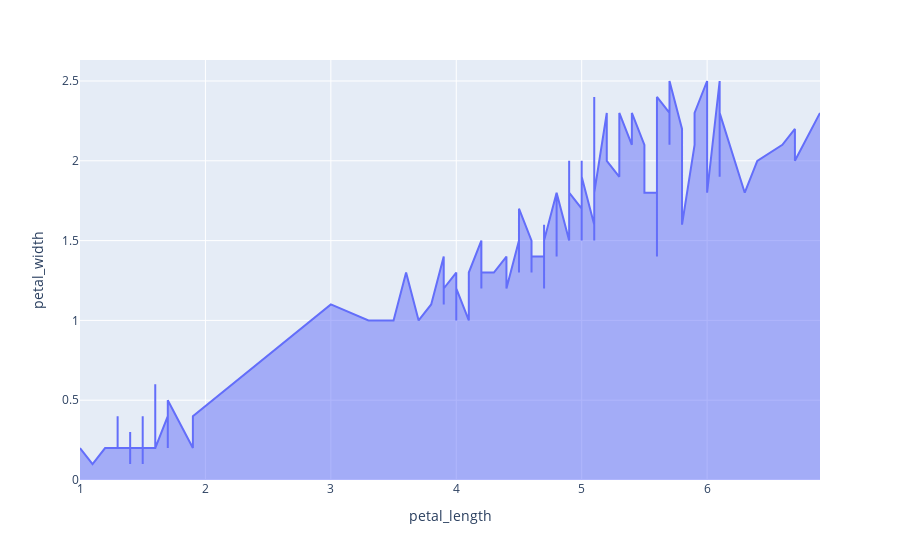

Notebook code cell kept with this figure:
### Code cell
import plotly.express as px
px.area(df,x="petal_length",y="petal_width")

### Figure 1 — Plotly figure (JSON) as saved in the notebook; plotly's stock layout.template omitted (floating-point values rounded to 4 significant figures; data arrays with more than 128 entries replaced by an {"elided": "..."} marker saying what was removed)
{"data": [{"hovertemplate": "petal_length=%{x}<br>petal_width=%{y}<extra></extra>", "legendgroup": "", "line": {"color": "#636efa"}, "marker": {"symbol": "circle"}, "mode": "lines", "name": "", "orientation": "v", "showlegend": false, "stackgroup": "1", "type": "scatter", "x": {"elided": "150 float values"}, "xaxis": "x", "y": {"elided": "150 float values"}, "yaxis": "y"}], "layout": {"legend": {"tracegroupgap": 0}, "margin": {"t": 60}, "xaxis": {"anchor": "y", "domain": [0, 1], "title": {"text": "petal_length"}}, "yaxis": {"anchor": "x", "domain": [0, 1], "title": {"text": "petal_width"}}}}
